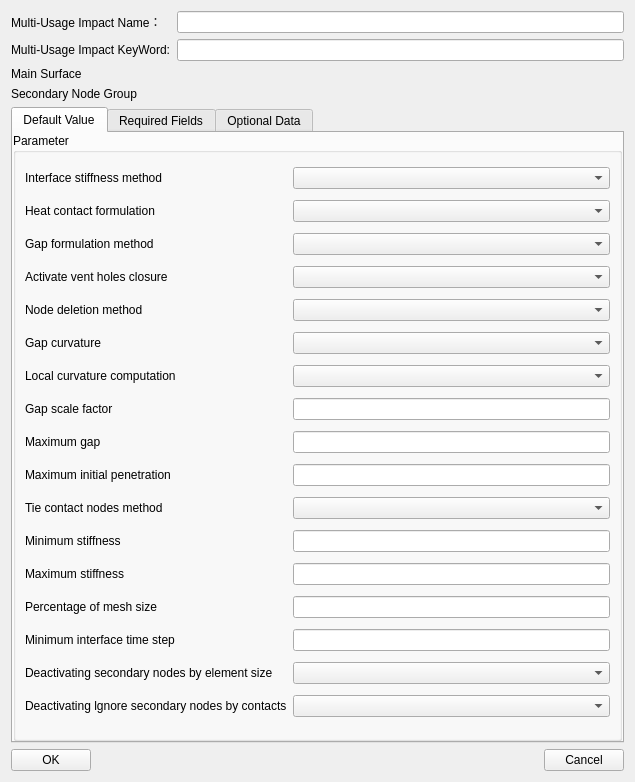
<?xml version="1.0" encoding="UTF-8"?>
<ui version="4.0">
 <class>GUIContactMultiUsageImpactDialog</class>
 <widget class="QWidget" name="GUIContactMultiUsageImpactDialog">
  <property name="geometry">
   <rect>
    <x>0</x>
    <y>0</y>
    <width>635</width>
    <height>701</height>
   </rect>
  </property>
  <property name="windowTitle">
   <string>Multi-Usage Impact</string>
  </property>
  <layout class="QGridLayout" name="gridLayout_2">
   <item row="0" column="1">
    <widget class="QLineEdit" name="lineEdit_name">
     <property name="minimumSize">
      <size>
       <width>120</width>
       <height>0</height>
      </size>
     </property>
    </widget>
   </item>
   <item row="2" column="1">
    <widget class="GUI::NodeGroupWidget" name="widget_MainSurface" native="true"/>
   </item>
   <item row="3" column="1">
    <widget class="GUI::NodeGroupWidget" name="widget_SecNode" native="true"/>
   </item>
   <item row="1" column="0">
    <widget class="QLabel" name="label_matID_2">
     <property name="text">
      <string>Multi-Usage Impact KeyWord:</string>
     </property>
    </widget>
   </item>
   <item row="1" column="1">
    <widget class="QLineEdit" name="lineEdit_KeyWord">
     <property name="text">
      <string/>
     </property>
     <property name="readOnly">
      <bool>true</bool>
     </property>
    </widget>
   </item>
   <item row="3" column="0">
    <widget class="QLabel" name="label_2">
     <property name="text">
      <string>Secondary Node Group</string>
     </property>
    </widget>
   </item>
   <item row="5" column="0" colspan="2">
    <layout class="QHBoxLayout" name="horizontalLayout_3">
     <item>
      <widget class="QPushButton" name="pushButton_OK">
       <property name="text">
        <string>OK</string>
       </property>
      </widget>
     </item>
     <item>
      <spacer name="horizontalSpacer">
       <property name="orientation">
        <enum>Qt::Horizontal</enum>
       </property>
       <property name="sizeHint" stdset="0">
        <size>
         <width>40</width>
         <height>20</height>
        </size>
       </property>
      </spacer>
     </item>
     <item>
      <widget class="QPushButton" name="pushButton_Cancel">
       <property name="text">
        <string>Cancel</string>
       </property>
      </widget>
     </item>
    </layout>
   </item>
   <item row="0" column="0">
    <widget class="QLabel" name="label_name">
     <property name="text">
      <string>Multi-Usage Impact Name：</string>
     </property>
    </widget>
   </item>
   <item row="2" column="0">
    <widget class="QLabel" name="label">
     <property name="text">
      <string>Main Surface</string>
     </property>
    </widget>
   </item>
   <item row="4" column="0" colspan="2">
    <widget class="QTabWidget" name="tabWidget">
     <property name="currentIndex">
      <number>0</number>
     </property>
     <widget class="QWidget" name="tab_DefaultValue">
      <attribute name="title">
       <string>Default Value</string>
      </attribute>
      <layout class="QVBoxLayout" name="verticalLayout">
       <property name="leftMargin">
        <number>0</number>
       </property>
       <property name="topMargin">
        <number>0</number>
       </property>
       <property name="rightMargin">
        <number>0</number>
       </property>
       <property name="bottomMargin">
        <number>0</number>
       </property>
       <item>
        <widget class="QGroupBox" name="groupBox_5">
         <property name="title">
          <string>Parameter</string>
         </property>
         <layout class="QGridLayout" name="gridLayout">
          <item row="0" column="0">
           <widget class="QLabel" name="label_3">
            <property name="text">
             <string>Interface stiffness method</string>
            </property>
           </widget>
          </item>
          <item row="0" column="1">
           <widget class="QComboBox" name="comboBox_InterfaceStiffness"/>
          </item>
          <item row="1" column="0">
           <widget class="QLabel" name="label_4">
            <property name="text">
             <string>Heat contact formulation</string>
            </property>
           </widget>
          </item>
          <item row="1" column="1">
           <widget class="QComboBox" name="comboBox_HeatContact"/>
          </item>
          <item row="2" column="0">
           <widget class="QLabel" name="label_5">
            <property name="text">
             <string>Gap formulation method</string>
            </property>
           </widget>
          </item>
          <item row="2" column="1">
           <widget class="QComboBox" name="comboBox_GapOption"/>
          </item>
          <item row="3" column="0">
           <widget class="QLabel" name="label_6">
            <property name="text">
             <string>Activate vent holes closure</string>
            </property>
           </widget>
          </item>
          <item row="3" column="1">
           <widget class="QComboBox" name="comboBox_AirbagVent"/>
          </item>
          <item row="4" column="0">
           <widget class="QLabel" name="label_9">
            <property name="text">
             <string>Node deletion method</string>
            </property>
           </widget>
          </item>
          <item row="4" column="1">
           <widget class="QComboBox" name="comboBox_NodeDeletion"/>
          </item>
          <item row="5" column="0">
           <widget class="QLabel" name="label_10">
            <property name="text">
             <string>Gap curvature</string>
            </property>
           </widget>
          </item>
          <item row="5" column="1">
           <widget class="QComboBox" name="comboBox_GapCurvature"/>
          </item>
          <item row="6" column="0">
           <widget class="QLabel" name="label_11">
            <property name="text">
             <string>Local curvature computation</string>
            </property>
           </widget>
          </item>
          <item row="6" column="1">
           <widget class="QComboBox" name="comboBox_LocalCurvature"/>
          </item>
          <item row="7" column="0">
           <widget class="QLabel" name="label_12">
            <property name="text">
             <string>Gap scale factor</string>
            </property>
           </widget>
          </item>
          <item row="7" column="1">
           <widget class="QLineEdit" name="lineEdit_GapScale"/>
          </item>
          <item row="8" column="0">
           <widget class="QLabel" name="label_13">
            <property name="text">
             <string>Maximum gap</string>
            </property>
           </widget>
          </item>
          <item row="8" column="1">
           <widget class="QLineEdit" name="lineEdit_MaxGap"/>
          </item>
          <item row="9" column="0">
           <widget class="QLabel" name="label_14">
            <property name="text">
             <string>Maximum initial penetration</string>
            </property>
           </widget>
          </item>
          <item row="9" column="1">
           <widget class="QLineEdit" name="lineEdit_MaxInitPen"/>
          </item>
          <item row="10" column="0">
           <widget class="QLabel" name="label_15">
            <property name="text">
             <string>Tie contact nodes method</string>
            </property>
           </widget>
          </item>
          <item row="10" column="1">
           <widget class="QComboBox" name="comboBox_TieContact"/>
          </item>
          <item row="11" column="0">
           <widget class="QLabel" name="label_16">
            <property name="text">
             <string>Minimum stiffness</string>
            </property>
           </widget>
          </item>
          <item row="11" column="1">
           <widget class="QLineEdit" name="lineEdit_MinStiffness"/>
          </item>
          <item row="12" column="0">
           <widget class="QLabel" name="label_17">
            <property name="text">
             <string>Maximum stiffness</string>
            </property>
           </widget>
          </item>
          <item row="12" column="1">
           <widget class="QLineEdit" name="lineEdit_MaxStiffness"/>
          </item>
          <item row="13" column="0">
           <widget class="QLabel" name="label_18">
            <property name="text">
             <string>Percentage of mesh size</string>
            </property>
           </widget>
          </item>
          <item row="13" column="1">
           <widget class="QLineEdit" name="lineEdit_PercentageMeshSize"/>
          </item>
          <item row="14" column="0">
           <widget class="QLabel" name="label_19">
            <property name="text">
             <string>Minimum interface time step</string>
            </property>
           </widget>
          </item>
          <item row="14" column="1">
           <widget class="QLineEdit" name="lineEdit_MinInterTimeStep"/>
          </item>
          <item row="15" column="0">
           <widget class="QLabel" name="label_21">
            <property name="text">
             <string>Deactivating secondary nodes by element size</string>
            </property>
           </widget>
          </item>
          <item row="15" column="1">
           <widget class="QComboBox" name="comboBox_DeacSecNodeESize"/>
          </item>
          <item row="16" column="0">
           <widget class="QLabel" name="label_20">
            <property name="text">
             <string>Deactivating lgnore secondary nodes by contacts</string>
            </property>
           </widget>
          </item>
          <item row="16" column="1">
           <widget class="QComboBox" name="comboBox_DeacSecNodeContact"/>
          </item>
         </layout>
        </widget>
       </item>
      </layout>
     </widget>
     <widget class="QWidget" name="tab_Required">
      <attribute name="title">
       <string>Required Fields</string>
      </attribute>
      <layout class="QVBoxLayout" name="verticalLayout_2">
       <property name="leftMargin">
        <number>0</number>
       </property>
       <property name="topMargin">
        <number>0</number>
       </property>
       <property name="rightMargin">
        <number>0</number>
       </property>
       <property name="bottomMargin">
        <number>0</number>
       </property>
       <item>
        <widget class="QGroupBox" name="groupBox">
         <property name="title">
          <string>Parameter</string>
         </property>
         <layout class="QGridLayout" name="gridLayout_8">
          <item row="0" column="0">
           <widget class="QLabel" name="label_40">
            <property name="text">
             <string>Stiffness scale factor</string>
            </property>
           </widget>
          </item>
          <item row="0" column="1" colspan="3">
           <widget class="QLineEdit" name="lineEdit_Stfac"/>
          </item>
          <item row="1" column="0">
           <widget class="QLabel" name="label_41">
            <property name="text">
             <string>Coulomb friction</string>
            </property>
           </widget>
          </item>
          <item row="1" column="1" colspan="3">
           <widget class="QLineEdit" name="lineEdit_Fric"/>
          </item>
          <item row="2" column="0">
           <widget class="QLabel" name="label_42">
            <property name="text">
             <string>Minimum gap for impact activation</string>
            </property>
           </widget>
          </item>
          <item row="2" column="1" colspan="3">
           <widget class="QLineEdit" name="lineEdit_Gapmin"/>
          </item>
          <item row="3" column="0">
           <widget class="QLabel" name="label_43">
            <property name="text">
             <string>Start time</string>
            </property>
           </widget>
          </item>
          <item row="3" column="1" colspan="3">
           <widget class="QLineEdit" name="lineEdit_Tstart"/>
          </item>
          <item row="4" column="0">
           <widget class="QLabel" name="label_44">
            <property name="text">
             <string>Time for temporary deactivation</string>
            </property>
           </widget>
          </item>
          <item row="4" column="1" colspan="3">
           <widget class="QLineEdit" name="lineEdit_Tstop">
            <property name="text">
             <string/>
            </property>
           </widget>
          </item>
          <item row="5" column="0">
           <widget class="QLabel" name="label_45">
            <property name="text">
             <string>Boundary conditions at impact</string>
            </property>
           </widget>
          </item>
          <item row="5" column="1">
           <widget class="QCheckBox" name="checkBox_IbcX">
            <property name="text">
             <string>X</string>
            </property>
           </widget>
          </item>
          <item row="5" column="2">
           <widget class="QCheckBox" name="checkBox_IbcY">
            <property name="text">
             <string>Y</string>
            </property>
           </widget>
          </item>
          <item row="5" column="3">
           <widget class="QCheckBox" name="checkBox_IbcZ">
            <property name="text">
             <string>Z</string>
            </property>
           </widget>
          </item>
          <item row="6" column="0">
           <widget class="QLabel" name="label_46">
            <property name="text">
             <string>Stiffness in case of initial penetrations</string>
            </property>
           </widget>
          </item>
          <item row="7" column="0">
           <widget class="QLabel" name="label_47">
            <property name="text">
             <string>Critical damping coefficient on interface stiffness</string>
            </property>
           </widget>
          </item>
          <item row="7" column="1" colspan="3">
           <widget class="QLineEdit" name="lineEdit_VISs">
            <property name="text">
             <string/>
            </property>
           </widget>
          </item>
          <item row="8" column="0">
           <widget class="QLabel" name="label_48">
            <property name="text">
             <string>Critical damping coefficient on interface friction</string>
            </property>
           </widget>
          </item>
          <item row="8" column="1" colspan="3">
           <widget class="QLineEdit" name="lineEdit_VISf">
            <property name="text">
             <string/>
            </property>
           </widget>
          </item>
          <item row="9" column="0">
           <widget class="QLabel" name="label_49">
            <property name="text">
             <string>Sorting factor</string>
            </property>
           </widget>
          </item>
          <item row="9" column="1" colspan="3">
           <widget class="QLineEdit" name="lineEdit_Bumult">
            <property name="text">
             <string/>
            </property>
           </widget>
          </item>
          <item row="10" column="0">
           <widget class="QLabel" name="label_50">
            <property name="text">
             <string>Friction formulation</string>
            </property>
           </widget>
          </item>
          <item row="11" column="0">
           <widget class="QLabel" name="label_51">
            <property name="text">
             <string>Friction filtering</string>
            </property>
           </widget>
          </item>
          <item row="12" column="0">
           <widget class="QLabel" name="label_52">
            <property name="text">
             <string>Filtering coefficient</string>
            </property>
           </widget>
          </item>
          <item row="12" column="1" colspan="3">
           <widget class="QLineEdit" name="lineEdit_Xfreq">
            <property name="text">
             <string/>
            </property>
           </widget>
          </item>
          <item row="13" column="0">
           <widget class="QLabel" name="label_53">
            <property name="text">
             <string>Friction filtering</string>
            </property>
           </widget>
          </item>
          <item row="14" column="0">
           <widget class="QLabel" name="label_54">
            <property name="text">
             <string>Sensor identifier</string>
            </property>
           </widget>
          </item>
          <item row="14" column="1" colspan="3">
           <widget class="QLineEdit" name="lineEdit_sens_ID">
            <property name="text">
             <string/>
            </property>
           </widget>
          </item>
          <item row="15" column="0">
           <widget class="QLabel" name="label_55">
            <property name="text">
             <string>Friction coefficient with temperature function identifier</string>
            </property>
           </widget>
          </item>
          <item row="15" column="1" colspan="3">
           <widget class="QLineEdit" name="lineEdit_fct_IDF">
            <property name="text">
             <string/>
            </property>
           </widget>
          </item>
          <item row="16" column="0">
           <widget class="QLabel" name="label_56">
            <property name="text">
             <string>Abscissa scale factor</string>
            </property>
           </widget>
          </item>
          <item row="16" column="1" colspan="3">
           <widget class="QLineEdit" name="lineEdit_AscaleF">
            <property name="text">
             <string/>
            </property>
           </widget>
          </item>
          <item row="17" column="0">
           <widget class="QLabel" name="label_57">
            <property name="text">
             <string>Friction identifier</string>
            </property>
           </widget>
          </item>
          <item row="6" column="1" colspan="3">
           <widget class="QComboBox" name="comboBox_Inacti"/>
          </item>
          <item row="10" column="1" colspan="3">
           <widget class="QComboBox" name="comboBox_Ifric"/>
          </item>
          <item row="11" column="1" colspan="3">
           <widget class="QComboBox" name="comboBox_Ifiltr"/>
          </item>
          <item row="13" column="1" colspan="3">
           <widget class="QComboBox" name="comboBox_Iform"/>
          </item>
          <item row="17" column="1" colspan="3">
           <widget class="QLineEdit" name="lineEdit_fric_ID"/>
          </item>
         </layout>
        </widget>
       </item>
      </layout>
     </widget>
     <widget class="QWidget" name="tab_OptionalData">
      <attribute name="title">
       <string>Optional Data</string>
      </attribute>
      <layout class="QGridLayout" name="gridLayout_7">
       <property name="leftMargin">
        <number>0</number>
       </property>
       <property name="topMargin">
        <number>0</number>
       </property>
       <property name="rightMargin">
        <number>0</number>
       </property>
       <property name="bottomMargin">
        <number>0</number>
       </property>
       <item row="0" column="0">
        <widget class="QGroupBox" name="groupBox_Node">
         <property name="title">
          <string>Node</string>
         </property>
         <layout class="QGridLayout" name="gridLayout_3" columnstretch="0,0,0,0">
          <item row="0" column="2">
           <widget class="QLabel" name="label_8">
            <property name="text">
             <string>Node 2</string>
            </property>
           </widget>
          </item>
          <item row="0" column="1">
           <widget class="QLineEdit" name="lineEdit_Node1"/>
          </item>
          <item row="0" column="0">
           <widget class="QLabel" name="label_7">
            <property name="text">
             <string>Node 1</string>
            </property>
           </widget>
          </item>
          <item row="0" column="3">
           <widget class="QLineEdit" name="lineEdit_Node2"/>
          </item>
         </layout>
        </widget>
       </item>
       <item row="1" column="0">
        <widget class="QGroupBox" name="groupBox_FriLawCoeff">
         <property name="title">
          <string>Friction law coefficient</string>
         </property>
         <layout class="QGridLayout" name="gridLayout_4" columnstretch="0,0,0,0">
          <item row="2" column="1">
           <widget class="QLineEdit" name="lineEdit_C3">
            <property name="text">
             <string/>
            </property>
           </widget>
          </item>
          <item row="0" column="2">
           <widget class="QLabel" name="label_23">
            <property name="text">
             <string>C2</string>
            </property>
           </widget>
          </item>
          <item row="2" column="0">
           <widget class="QLabel" name="label_24">
            <property name="text">
             <string>C3</string>
            </property>
           </widget>
          </item>
          <item row="0" column="1">
           <widget class="QLineEdit" name="lineEdit_C1">
            <property name="text">
             <string/>
            </property>
           </widget>
          </item>
          <item row="4" column="1">
           <widget class="QLineEdit" name="lineEdit_C5">
            <property name="text">
             <string/>
            </property>
           </widget>
          </item>
          <item row="0" column="0">
           <widget class="QLabel" name="label_22">
            <property name="text">
             <string>C1</string>
            </property>
           </widget>
          </item>
          <item row="4" column="0">
           <widget class="QLabel" name="label_26">
            <property name="text">
             <string>C5</string>
            </property>
           </widget>
          </item>
          <item row="0" column="3">
           <widget class="QLineEdit" name="lineEdit_C2">
            <property name="text">
             <string/>
            </property>
           </widget>
          </item>
          <item row="2" column="2">
           <widget class="QLabel" name="label_25">
            <property name="text">
             <string>C4</string>
            </property>
           </widget>
          </item>
          <item row="2" column="3">
           <widget class="QLineEdit" name="lineEdit_C4">
            <property name="text">
             <string/>
            </property>
           </widget>
          </item>
          <item row="4" column="2">
           <widget class="QLabel" name="label_27">
            <property name="text">
             <string>C6</string>
            </property>
           </widget>
          </item>
          <item row="4" column="3">
           <widget class="QLineEdit" name="lineEdit_C6">
            <property name="text">
             <string/>
            </property>
           </widget>
          </item>
         </layout>
        </widget>
       </item>
       <item row="2" column="0">
        <widget class="QGroupBox" name="groupBox_AdaM">
         <property name="title">
          <string>Adaptive meshing</string>
         </property>
         <layout class="QGridLayout" name="gridLayout_5" rowstretch="0,0,0" columnstretch="1,1,1">
          <item row="0" column="0">
           <widget class="QLabel" name="label_28">
            <property name="text">
             <string>90 degrees radius number</string>
            </property>
           </widget>
          </item>
          <item row="1" column="0">
           <widget class="QLabel" name="label_29">
            <property name="text">
             <string>Penetration</string>
            </property>
           </widget>
          </item>
          <item row="2" column="2">
           <widget class="QLineEdit" name="lineEdit_Angladm"/>
          </item>
          <item row="2" column="0">
           <widget class="QLabel" name="label_30">
            <property name="text">
             <string>Angle criteria</string>
            </property>
           </widget>
          </item>
          <item row="0" column="2">
           <widget class="QLineEdit" name="lineEdit_NRadm"/>
          </item>
          <item row="1" column="2">
           <widget class="QLineEdit" name="lineEdit_Padm"/>
          </item>
          <item row="0" column="1">
           <spacer name="horizontalSpacer_4">
            <property name="orientation">
             <enum>Qt::Horizontal</enum>
            </property>
            <property name="sizeHint" stdset="0">
             <size>
              <width>40</width>
              <height>20</height>
             </size>
            </property>
           </spacer>
          </item>
         </layout>
        </widget>
       </item>
       <item row="3" column="0">
        <widget class="QGroupBox" name="groupBox_HeatCont">
         <property name="title">
          <string>Heat contact</string>
         </property>
         <layout class="QGridLayout" name="gridLayout_6" columnstretch="1,1,1">
          <item row="5" column="2">
           <widget class="QLineEdit" name="lineEdit_Frad"/>
          </item>
          <item row="1" column="2">
           <widget class="QLineEdit" name="lineEdit_Fct_IDK"/>
          </item>
          <item row="8" column="0">
           <widget class="QLabel" name="label_39">
            <property name="text">
             <string>Fheat of main</string>
            </property>
           </widget>
          </item>
          <item row="6" column="2">
           <widget class="QLineEdit" name="lineEdit_Drad"/>
          </item>
          <item row="2" column="2">
           <widget class="QLineEdit" name="lineEdit_Tint"/>
          </item>
          <item row="0" column="2">
           <widget class="QLineEdit" name="lineEdit_Kthe"/>
          </item>
          <item row="8" column="2">
           <widget class="QLineEdit" name="lineEdit_Fheatm"/>
          </item>
          <item row="4" column="2">
           <widget class="QLineEdit" name="lineEdit_AscaleK"/>
          </item>
          <item row="0" column="0">
           <widget class="QLabel" name="label_31">
            <property name="text">
             <string>Heat exchange coefficient</string>
            </property>
           </widget>
          </item>
          <item row="1" column="0">
           <widget class="QLabel" name="label_32">
            <property name="text">
             <string>Function identifier</string>
            </property>
           </widget>
          </item>
          <item row="4" column="0">
           <widget class="QLabel" name="label_35">
            <property name="text">
             <string>Abscissa scale factor</string>
            </property>
           </widget>
          </item>
          <item row="7" column="2">
           <widget class="QLineEdit" name="lineEdit_Fheats"/>
          </item>
          <item row="5" column="0">
           <widget class="QLabel" name="label_36">
            <property name="text">
             <string>Radiation factor</string>
            </property>
           </widget>
          </item>
          <item row="3" column="0">
           <widget class="QLabel" name="label_34">
            <property name="text">
             <string>Heat contact formulation</string>
            </property>
           </widget>
          </item>
          <item row="7" column="0">
           <widget class="QLabel" name="label_38">
            <property name="text">
             <string>Fheat of secondary</string>
            </property>
           </widget>
          </item>
          <item row="6" column="0">
           <widget class="QLabel" name="label_37">
            <property name="text">
             <string>Max distance for radiation</string>
            </property>
           </widget>
          </item>
          <item row="2" column="0">
           <widget class="QLabel" name="label_33">
            <property name="text">
             <string>Interface temperature</string>
            </property>
           </widget>
          </item>
          <item row="0" column="1">
           <spacer name="horizontalSpacer_2">
            <property name="orientation">
             <enum>Qt::Horizontal</enum>
            </property>
            <property name="sizeHint" stdset="0">
             <size>
              <width>40</width>
              <height>20</height>
             </size>
            </property>
           </spacer>
          </item>
          <item row="3" column="2">
           <widget class="QComboBox" name="comboBox_The_form"/>
          </item>
         </layout>
        </widget>
       </item>
      </layout>
     </widget>
    </widget>
   </item>
  </layout>
 </widget>
 <customwidgets>
  <customwidget>
   <class>GUI::NodeGroupWidget</class>
   <extends>QWidget</extends>
   <header>NodeGroupWidget.h</header>
   <container>1</container>
  </customwidget>
 </customwidgets>
 <resources/>
 <connections/>
</ui>
